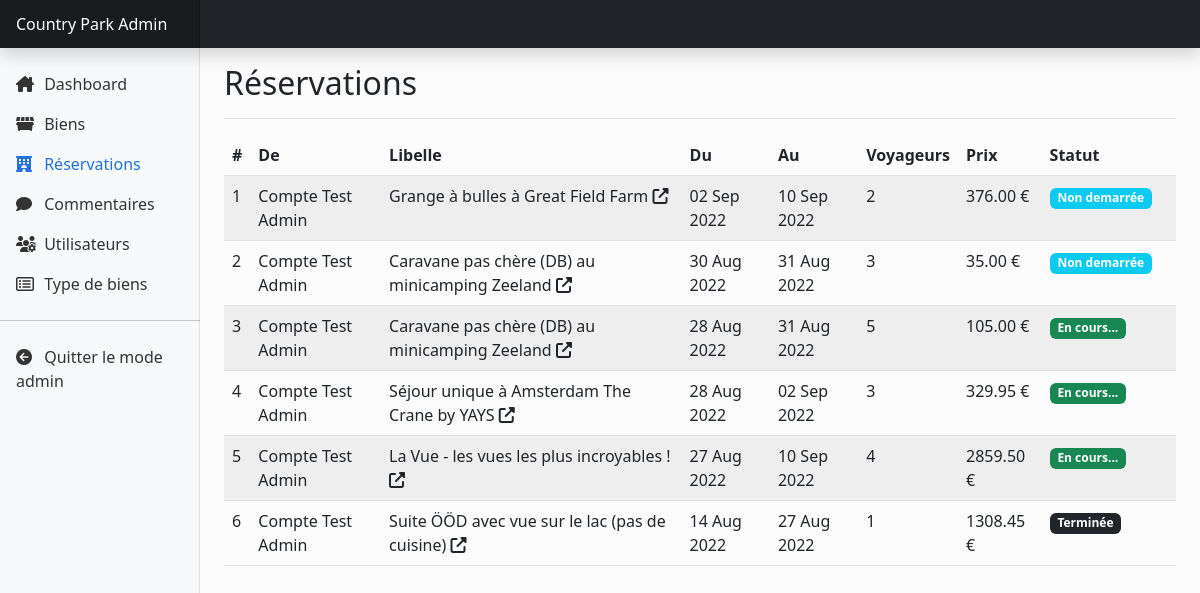
Screenshot of /admin/reservations.php (signed in) with the database file from the repository.
### tables this page shows
CREATE TABLE `reservations` (
  `id` int(11) NOT NULL,
  `arrivee` datetime NOT NULL,
  `depart` datetime NOT NULL,
  `voyageurs` int(11) NOT NULL,
  `prix` decimal(10,2) NOT NULL,
  `bienId` int(11) NOT NULL,
  `userId` int(11) NOT NULL
);

CREATE TABLE `utilisateurs` (
  `id` int(11) NOT NULL,
  `nom` varchar(80) NOT NULL,
  `email` varchar(100) NOT NULL,
  `motdepasse` varchar(160) NOT NULL,
  `datecreation` datetime NOT NULL DEFAULT current_timestamp(),
  `datemiseajour` datetime NOT NULL DEFAULT current_timestamp(),
  `cle` varchar(64) DEFAULT NULL,
  `statut` tinyint(1) DEFAULT NULL,
  `profil` int(10) UNSIGNED NOT NULL DEFAULT 0
);

CREATE TABLE `biens` (
  `id` int(11) NOT NULL,
  `libelle` varchar(100) NOT NULL,
  `datedebut` date NOT NULL,
  `datefin` date NOT NULL,
  `prix` decimal(10,2) NOT NULL,
  `descriptions` text NOT NULL,
  `capacite` int(11) NOT NULL,
  `typebien` int(11) NOT NULL
);

### includes/db/reservation.sql.php (called while the page is built, shortened)
<?php
require_once "utilisateurs.sql.php";
function get_all_reservations()
{
    $pdo = get_connexion_pdo();
    $query = $pdo->prepare("SELECT *, prix * DATEDIFF(depart, arrivee) as prixTotal FROM reservations ORDER BY arrivee DESC");
    $query->execute();
    return $query->fetchAll();
}

### includes/db/utilisateurs.sql.php (called while the page is built, shortened)
<?php
function get_utilisateur_by_id($id) {
    $pdo = get_connexion_pdo();
    $queryPrepare = $pdo->prepare("SELECT * FROM utilisateurs WHERE id = :id");
    $queryPrepare->bindParam(':id', $id);
    $queryPrepare->execute();
    return $queryPrepare->fetch();
}
?>

### includes/db/biens.sql.php (called while the page is built, shortened)
<?php
function get_bien_by_id($id) {
    $pdo = get_connexion_pdo();
    $queryPrepare = $pdo->prepare("SELECT * FROM biens WHERE id = :id");
    $queryPrepare->bindParam(':id', $id);
    $queryPrepare->execute();
    return $queryPrepare->fetch();
}

### admin/reservations.php (the view, shortened to what this page needs)
<?php
require_once '../includes/page_header.php';
require_once '../includes/sections/admin_navbar.php';
require_once ROOT_PATH . 'includes/db/reservation.sql.php';
require_once ROOT_PATH . 'includes/db/biens.sql.php';
require_once ROOT_PATH . 'includes/db/utilisateurs.sql.php';
?>
<div class="container-fluid">
  <div class="row">
    <?php require_once ROOT_PATH . 'includes/sections/admin_sidebar.php' ?>
    <?php
    $allReservations = get_all_reservations();
    ?>
    <main class="col-md-9 ms-sm-auto col-lg-10 px-md-4">
      <div class="d-flex justify-content-between flex-wrap flex-md-nowrap align-items-center pt-3 pb-2 mb-3 border-bottom">
        <h1 class="h2">Réservations</h1>
      </div>
      <table class="table table-striped">
        <thead>
          <th>#</th>
          <th>De</th>
          <th>Libelle</th>
          <th>Du</th>
          <th>Au</th>
          <th>Voyageurs</th>
          <th>Prix</th>
          <th>Statut</th>
          <th></th>
        </thead>
        <tbody>
          <?php
          $count = 1;
          foreach ($allReservations as $reservation) {
            $now = date_create();
            $dateArrivee = date_create($reservation['arrivee']);
            $dateDepart = date_create($reservation['depart']);
            $user = get_utilisateur_by_id($reservation['userId']);
          ?>
            <tr>
              <td><?= $count ?></td>
              <td><?= $user['nom'] ?></td>
              <td>
                <?php
                $bien = get_bien_by_id($reservation['bienId']);
                ?>
                <a class="text-decoration-none text-dark" href="<?= BASE_URL.'bien.php?id=' . $bien['id'] ?>"><?= $bien['libelle']; ?> <i class="fa-solid fa-up-right-from-square"></i></a>
              </td>
              <td><?= date_format(date_create($reservation['arrivee']), 'd M Y') ?></td>
              <td><?= date_format(date_create($reservation['depart']), 'd M Y') ?></td>
              <td><?= $reservation['voyageurs'] ?></td>
              <td><?= $reservation['prixTotal'] ?> €</td>
              <td>
                <?php if ($now < $dateArrivee) { ?><span class="badge bg-info"> Non demarrée</span> <?php } ?>
                <?php if ($now >= $dateArrivee && $now <= $dateDepart) { ?><span class="badge bg-success">En cours...</span> <?php } ?>
                <?php if ($now > $dateDepart) { ?><span class="badge bg-dark">Terminée</span> <?php } ?>
              </td>
              <td></td>
            </tr>
          <?php
            $count++;
          }
          ?>
        </tbody>
      </table>
    </main>
  </div>
</div>
<?php require_once '../includes/page_footer.php' ?>

### assets/styles/main.css (style rules this page uses)
body { background: #fbfbfb; }

### rows the page displays
reservations: userId.nom "Compte Test Admin", bienId.libelle "Grange à bulles à Great Field Farm", arrivee "02 Sep 2022", depart "10 Sep 2022", voyageurs "2", prixTotal "376.00", shows "Non demarrée"
reservations: userId.nom "Compte Test Admin", bienId.libelle "Caravane pas chère (DB) au minicamping Zeeland", arrivee "30 Aug 2022", depart "31 Aug 2022", voyageurs "3", prixTotal "35.00", shows "Non demarrée"
reservations: userId.nom "Compte Test Admin", bienId.libelle "Caravane pas chère (DB) au minicamping Zeeland", arrivee "28 Aug 2022", depart "31 Aug 2022", voyageurs "5", prixTotal "105.00", shows "En cours..."
reservations: userId.nom "Compte Test Admin", bienId.libelle "Séjour unique à Amsterdam The Crane by YAYS", arrivee "28 Aug 2022", depart "02 Sep 2022", voyageurs "3", prixTotal "329.95", shows "En cours..."
reservations: userId.nom "Compte Test Admin", bienId.libelle "La Vue - les vues les plus incroyables !", arrivee "27 Aug 2022", depart "10 Sep 2022", voyageurs "4", prixTotal "2859.50", shows "En cours..."
reservations: userId.nom "Compte Test Admin", bienId.libelle "Suite ÖÖD avec vue sur le lac (pas de cuisine)", arrivee "14 Aug 2022", depart "27 Aug 2022", voyageurs "1", prixTotal "1308.45", shows "Terminée"
